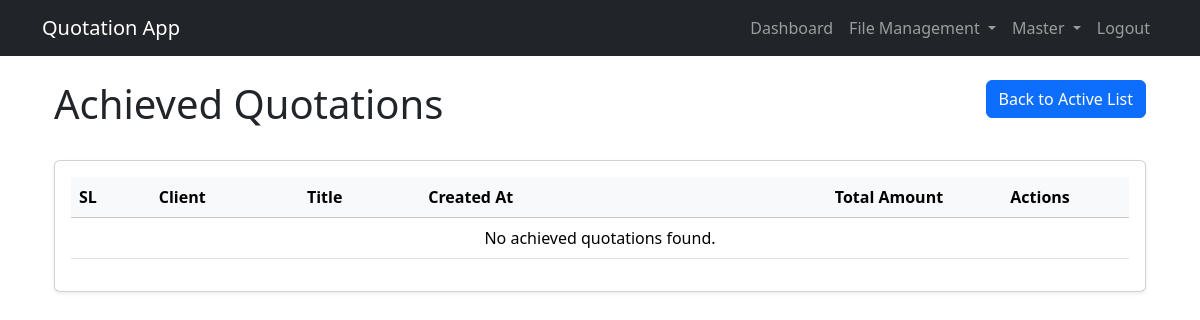
Before: /achieved/ (signed in) with the older database file.
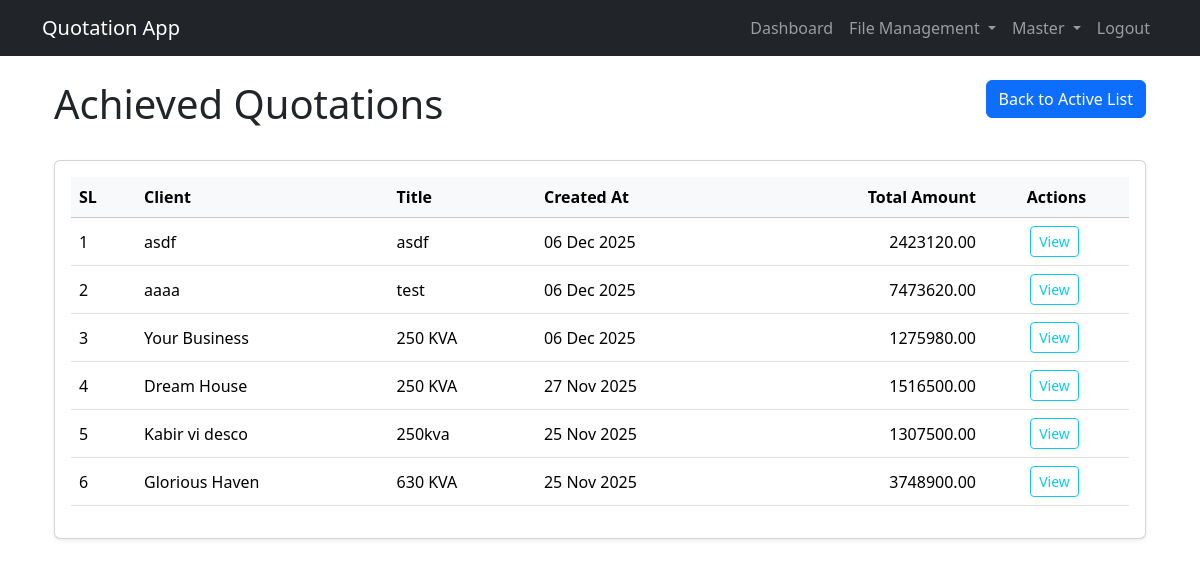
After: the same page with the newer database file.
### pages/models.py (models this page shows, shortened)
class Quotation(models.Model):
    STATUS_CHOICES = (
        ('active', 'Active'),
        ('archived', 'Archived'),
        ('rejected', 'Rejected'),
        ('achieved', 'Achieved'),
    )
    reference = models.CharField(max_length=20, null=True, blank=True)
    title = models.CharField(max_length=255)
    client_name = models.CharField(max_length=255)
    template = models.ForeignKey(QuotationTemplate, on_delete=models.SET_NULL, null=True, blank=True)
    created_at = models.DateTimeField(auto_now_add=True)
    updated_at = models.DateTimeField(auto_now=True)
    status = models.CharField(max_length=10, choices=STATUS_CHOICES, default='active')
    user = models.ForeignKey('auth.User', on_delete=models.SET_NULL, null=True, blank=True)
    discount = models.FloatField(default=0)
    def total_amount(self):
        return sum(group.subtotal() for group in self.groups.all())

class QuotationGroup(models.Model):
    quotation = models.ForeignKey(Quotation, on_delete=models.CASCADE, related_name='groups')
    name = models.CharField(max_length=255)
    def subtotal(self):
        return sum(item.total_price for item in self.items.all())

class QuotationItem(models.Model):
    group = models.ForeignKey(QuotationGroup, on_delete=models.CASCADE, related_name='items')
    item = models.ForeignKey(Item, on_delete=models.SET_NULL, null=True, blank=True)
    description = models.CharField(max_length=255, blank=True, null=True)
    unit = models.ForeignKey(Unit, on_delete=models.SET_NULL, null=True, blank=True)
    qty = models.FloatField(default=0)
    unit_price = models.FloatField(default=0)
    total_price = models.FloatField(default=0)

### pages/views.py (the view)
# urls.py: path('achieved/', AchievedQuotationListView.as_view(), name='achieved_quotation_list'),
@method_decorator(login_required, name='dispatch')
class AchievedQuotationListView(ListView):
    model = Quotation
    template_name = 'pages/quotations/achieved_quotation_list.html'
    context_object_name = 'quotations'
    paginate_by = 10
    def get_queryset(self):
        return Quotation.objects.filter(status='achieved').order_by('-created_at')

### templates/pages/quotations/achieved_quotation_list.html (shortened to what this page needs)
{% extends 'base.html' %}
{% block content %}
<div class="container-fluid">
    <div class="row mb-4">
        <div class="col-md-6">
            <h1>Achieved Quotations</h1>
        </div>
        <div class="col-md-6 text-md-end">
            <a href="{% url 'quotation_list' %}" class="btn btn-primary">Back to Active List</a>
        </div>
    </div>
    <div class="card shadow-sm mb-4">
        <div class="card-body">
            <div class="table-responsive">
                <table class="table table-hover align-middle">
                    <thead class="table-light">
                        <tr>
                            <th>SL</th>
                            <th>Client</th>
                            <th>Title</th>
                            <th>Created At</th>
                            <th class="text-end">Total Amount</th>
                            <th class="text-center">Actions</th>
                        </tr>
                    </thead>
                    <tbody>
                        {% for quotation in quotations %}
                        <tr>
                            <td>{{ page_obj.start_index|add:forloop.counter0 }}</td>
                            <td>{{ quotation.client_name }}</td>
                            <td>{{ quotation.title }}</td>
                            <td>{{ quotation.created_at|date:"d M Y" }}</td>
                            <td class="text-end">{{ quotation.total_amount|floatformat:2 }}</td>
                            <td class="text-center">
                                <a href="{% url 'quotation_view' quotation.pk %}" class="btn btn-sm btn-outline-info me-1">View</a>
                            </td>
                        </tr>
                        {% empty %}
                        <tr>
                            <td colspan="6" class="text-center">No achieved quotations found.</td>
                        </tr>
                        {% endfor %}
                    </tbody>
                </table>
            </div>
        </div>
    </div>
</div>
{% endblock %}

Changed rows visible on the page:
now on this page (row edited): Quotation: start_index|add "1", client_name "asdf", title "asdf", created_at "06 Dec 2025", total_amount "2423120.00"
now on this page (row edited): Quotation: start_index|add "2", client_name "aaaa", title "test", created_at "06 Dec 2025", total_amount "7473620.00"
now on this page (row edited): Quotation: start_index|add "3", client_name "Your Business", title "250 KVA", created_at "06 Dec 2025", total_amount "1275980.00"
now on this page (row edited): Quotation: start_index|add "4", client_name "Dream House", title "250 KVA", created_at "27 Nov 2025", total_amount "1516500.00"
now on this page (row edited): Quotation: start_index|add "5", client_name "Kabir vi desco", title "250kva", created_at "25 Nov 2025", total_amount "1307500.00"
now on this page (row edited): Quotation: start_index|add "6", client_name "Glorious Haven", title "630 KVA", created_at "25 Nov 2025", total_amount "3748900.00"
Other visible differences:
text no longer shown: "No achieved quotations found."
